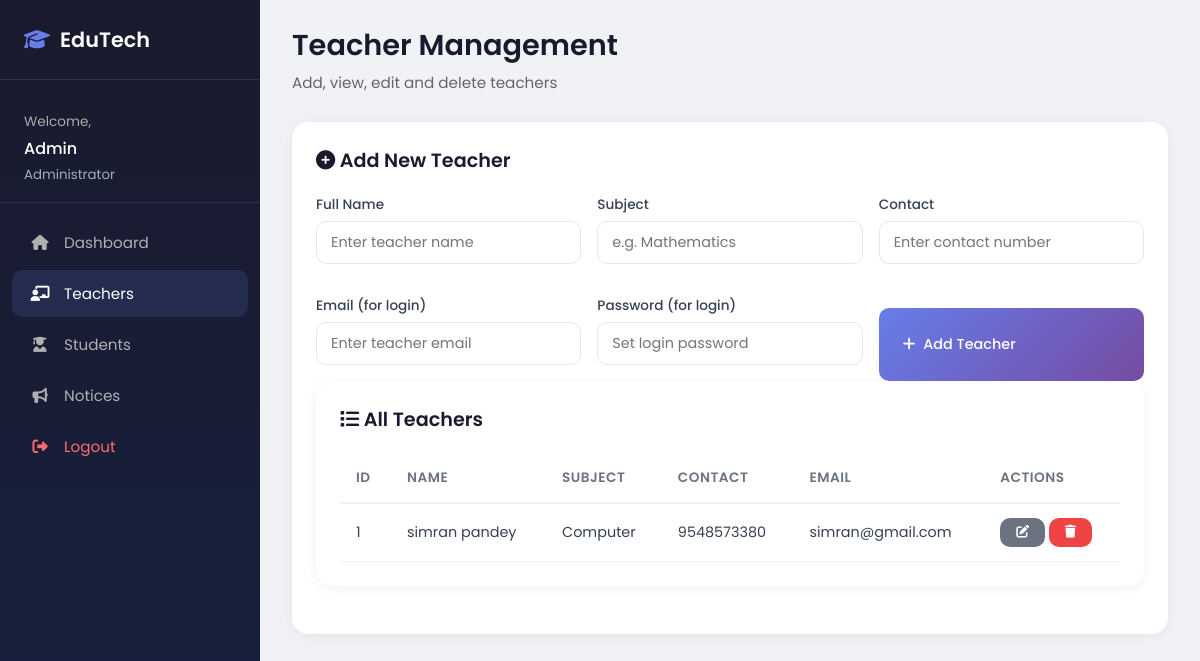
The page /admin/teachers (signed in) on the database its author committed.
### tables this page shows
CREATE TABLE teachers (
                id INTEGER PRIMARY KEY AUTOINCREMENT,
                name TEXT NOT NULL,
                subject TEXT,
                contact TEXT,
                email TEXT
            );

### app.py (the view, shortened to what this page needs)
@app.route('/admin/teachers', methods=['GET', 'POST'])
@login_required(role='admin')
def admin_teachers():
    db = get_db()
    teachers = db.execute("SELECT * FROM teachers ORDER BY id DESC").fetchall()
    return render_template('admin_teachers.html', teachers=teachers)

### app.py (called while the page is built, shortened)
def get_db():
    db = getattr(g, '_database', None)
    if db is None:
        db = g._database = sqlite3.connect(DATABASE)
        db.row_factory = sqlite3.Row
    return db

@app.teardown_appcontext
def close_connection(exception):
    db = getattr(g, '_database', None)
    if db is not None:
        db.close()

def login_required(role=None):
    def decorator(f):
        @wraps(f)
        def decorated_function(*args, **kwargs):
            if role and session.get('role') != role:
                flash('Unauthorized access', 'error')
                return redirect(url_for('home'))
            return f(*args, **kwargs)
        return decorated_function
    return decorator

### templates/admin_teachers.html (shortened to what this page needs)
{% extends "base_admin.html" %}
{% block content %}
<div class="page-header">
    <h1>Teacher Management</h1>
    <p>Add, view, edit and delete teachers</p>
</div>
<div class="card">
    <div class="card-header">
        <h2><i class="fas fa-plus-circle"></i> Add New Teacher</h2>
    </div>
    <form action="/admin/teachers" method="POST">
        <div class="form-grid">
            <div class="form-group">
                <label>Full Name</label>
                <input type="text" name="name" placeholder="Enter teacher name" required>
            </div>
            <div class="form-group">
                <label>Subject</label>
                <input type="text" name="subject" placeholder="e.g. Mathematics" required>
            </div>
            <div class="form-group">
                <label>Contact</label>
                <input type="text" name="contact" placeholder="Enter contact number">
            </div>
            <div class="form-group">
                <label>Email (for login)</label>
                <input type="email" name="email" placeholder="Enter teacher email" required>
            </div>
            <div class="form-group">
                <label>Password (for login)</label>
                <input type="text" name="password" placeholder="Set login password" required>
            </div>
        <button type="submit" class="btn btn-primary" style="margin-top: 12px;"><i class="fas fa-plus"></i> Add Teacher</button>
    </form>
</div>
<div class="card">
    <div class="card-header">
        <h2><i class="fas fa-list"></i> All Teachers</h2>
    </div>
    <div class="table-responsive">
        <table>
            <thead>
                <tr>
                    <th>ID</th>
                    <th>Name</th>
                    <th>Subject</th>
                    <th>Contact</th>
                    <th>Email</th>
                    <th>Actions</th>
                </tr>
            </thead>
            <tbody>
                {% for teacher in teachers %}
                <tr>
                    <td>{{ teacher.id }}</td>
                    <td>{{ teacher.name }}</td>
                    <td>{{ teacher.subject }}</td>
                    <td>{{ teacher.contact or '-' }}</td>
                    <td>{{ teacher.email or '-' }}</td>
                    <td>
                        <button class="btn btn-sm btn-secondary" onclick="openEditModal({{ teacher.id }}, '{{ teacher.name }}', '{{ teacher.subject or '' }}', '{{ teacher.contact or '' }}', '{{ teacher.email or '' }}')"><i class="fas fa-edit"></i></button>
                        <a href="/admin/teachers/delete/{{ teacher.id }}" class="btn btn-sm btn-danger" onclick="return confirm('Delete this teacher?')"><i class="fas fa-trash"></i></a>
                    </td>
                </tr>
                {% else %}
                <tr>
                    <td colspan="6" style="text-align: center; color: #666;">No teachers found.</td>
                </tr>
                {% endfor %}
            </tbody>
        </table>
    </div>
{% endblock %}

### static/css/dashboard.css (style rules this page uses)
* { margin: 0; padding: 0; box-sizing: border-box; }
body { font-family: 'Poppins', sans-serif; background: #f0f2f5; color: #333; }
.page-header { margin-bottom: 28px; }
.page-header h1 { font-size: 1.8rem; font-weight: 600; color: #1a1a2e; }
.page-header p { color: #666; font-size: 0.95rem; margin-top: 4px; }
.btn { display: inline-flex; align-items: center; gap: 8px; padding: 12px 24px; border: none; border-radius: 10px; font-family: 'Poppins', sans-serif; font-size: 0.9rem; font-weight: 500; cursor: pointer; text-decoration: none; transition: all 0.3s ease; }
.btn-primary { background: linear-gradient(135deg, #667eea 0%, #764ba2 100%); color: #fff; }
.btn-danger { background: #ef4444; color: #fff; }
.btn-secondary { background: #6b7280; color: #fff; }
.btn-sm { padding: 8px 16px; font-size: 0.8rem; }
.card { background: #fff; border-radius: 16px; padding: 24px; box-shadow: 0 2px 12px rgba(0,0,0,0.06); margin-bottom: 24px; }
.card-header { display: flex; justify-content: space-between; align-items: center; margin-bottom: 20px; }
.card-header h2 { font-size: 1.2rem; font-weight: 600; color: #1a1a2e; }
.table-responsive { overflow-x: auto; }
table { width: 100%; border-collapse: collapse; }
thead th { text-align: left; padding: 14px 16px; font-size: 0.85rem; font-weight: 600; color: #6b7280; text-transform: uppercase; letter-spacing: 0.5px; border-bottom: 2px solid #f0f2f5; }
tbody td { padding: 14px 16px; font-size: 0.9rem; color: #374151; border-bottom: 1px solid #f0f2f5; }
.form-grid { display: grid; grid-template-columns: repeat(auto-fit, minmax(240px, 1fr)); gap: 16px; }
.form-group { margin-bottom: 16px; }
.form-group label { display: block; font-size: 0.85rem; font-weight: 500; color: #374151; margin-bottom: 6px; }
.form-group input, .form-group select, .form-group textarea { width: 100%; padding: 10px 14px; border: 1px solid #e5e7eb; border-radius: 10px; font-family: 'Poppins', sans-serif; font-size: 0.9rem; transition: all 0.3s ease; background: #fff; }

### rows shown on the page
teachers: id "1", name "simran pandey", subject "Computer", contact "9548573380", email "simran@gmail.com"

### other values the page prints
{{ session.get('user_name', 'Admin') }} "Admin"
